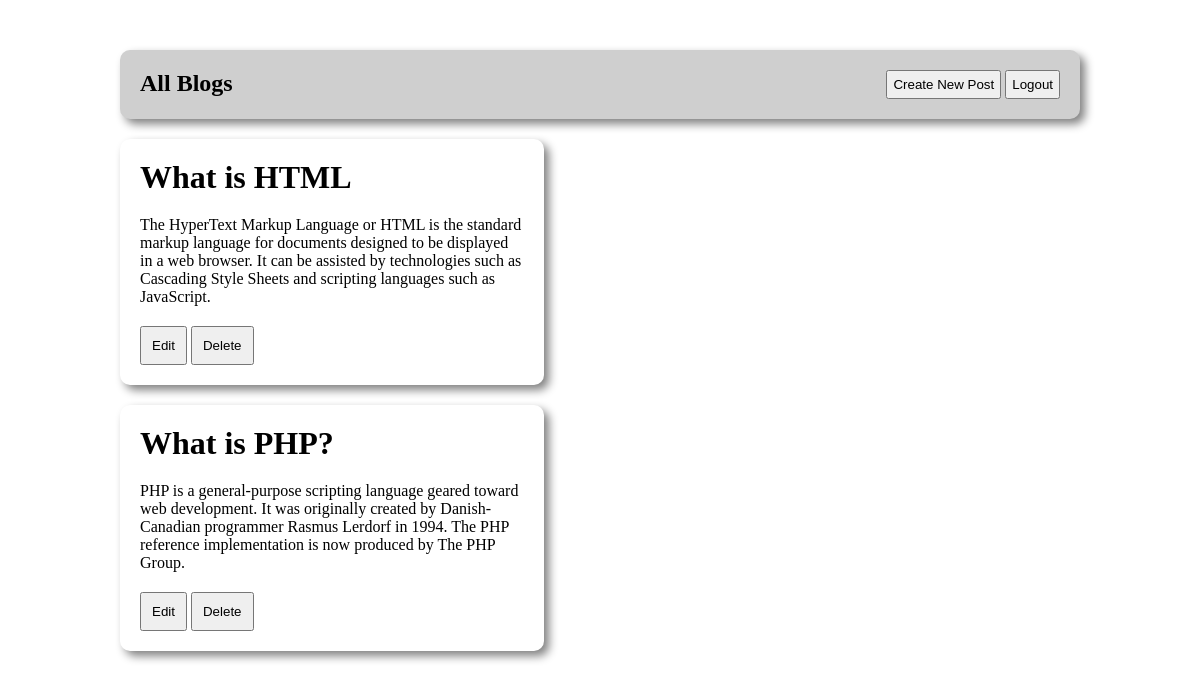
The app's page /bloglist.php (signed in) with its own data.
### tables this page shows
CREATE TABLE `blogs` (
  `pid` int NOT NULL,
  `ptitle` varchar(40) NOT NULL,
  `pdesc` longtext NOT NULL
);

### bloglist.php (the view, shortened to what this page needs)
<!doctype html>
<html lang="en">
<head>
    <link rel="stylesheet" href="styles/home.css">
</head>
<body>
    <div class="container">
        <div class="header">
            <div><h2>All Blogs</h2></div>
            <div>
                <button onclick="moveTo()">Create New Post</button>
                <button onclick="logout_handler()">Logout</button>
            </div>
        </div>
        <?php
        require 'connection.php';
        $sql = "SELECT * from blogs;";
        $result = $conn->query($sql);
        if ($result->num_rows > 0){
            while ($row = $result->fetch_assoc()){ ?>
        <div>
            <div class="blogs">
                <div class="blog">
                    <h1><?php echo $row['ptitle'] ?></h1>
                    <p><span><?php echo $row['pdesc'] ?></span></p>
                <div>
                    <button onclick="handle_edit(<?php echo $row['pid']; ?>)">Edit</button>
                    <button onclick="handle_delete(<?php echo $row['pid']; ?>)">Delete</button>
                </div>
            </div>
        </div>
        <?php
            }
        }
        ?>
    </div>
</body>
</html>

### styles/home.css (style rules this page uses)
* { margin: 0px; padding: 0px; }
.container { width: 80vw; margin: 0px auto; }
.header { background-color:#cfcfcf; display: flex; justify-content: space-between; padding: 20px; border-radius: 10px; box-shadow: 5px 5px 10px grey; margin-top: 50px; }
.header button { padding: 5px; }
.blogs { margin-top: 20px; }
.blogs .blog { background-color:white; display: flex; justify-content: space-between; align-content: center; flex-wrap: wrap; padding: 20px; border-radius: 10px; box-shadow: 5px 5px 10px grey; max-width: 40%; }
.blog p { margin: 20px 0px; }
.blog button { padding: 10px; }

### records on screen
blogs: ptitle "What is HTML", pdesc "The HyperText Markup Language or HTML is the standard markup language for documents designed to be displayed in a web browser. It can be assisted by technologies such as Cascading Style Sheets and scripting languages such as JavaScript."
blogs: ptitle "What is PHP?", pdesc "PHP is a general-purpose scripting language geared toward web development. It was originally created by Danish-Canadian programmer Rasmus Lerdorf in 1994. The PHP reference implementation is now produced by The PHP Group."
